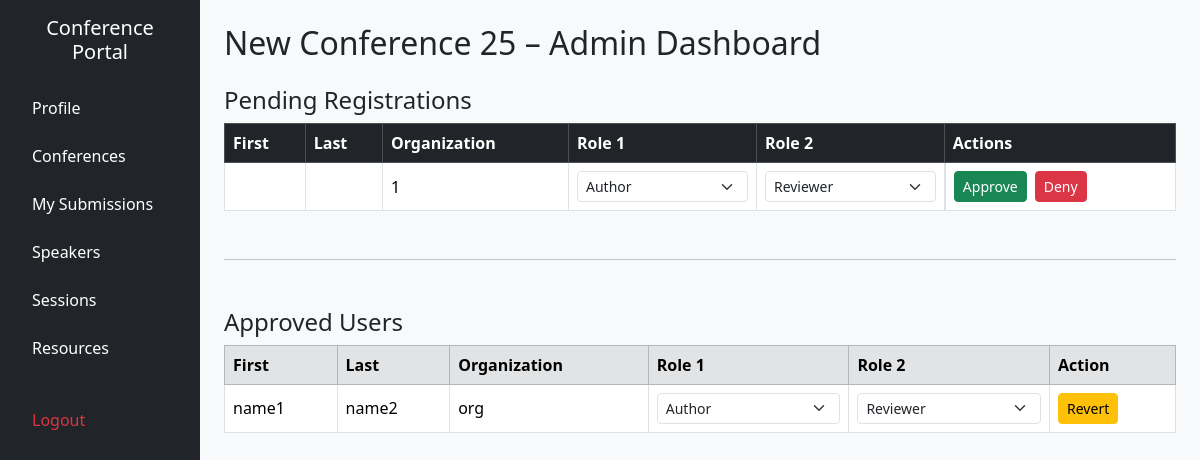
/conference/new-conference-25/admin-dashboard/ (signed in), run on an earlier commit of the app's database.
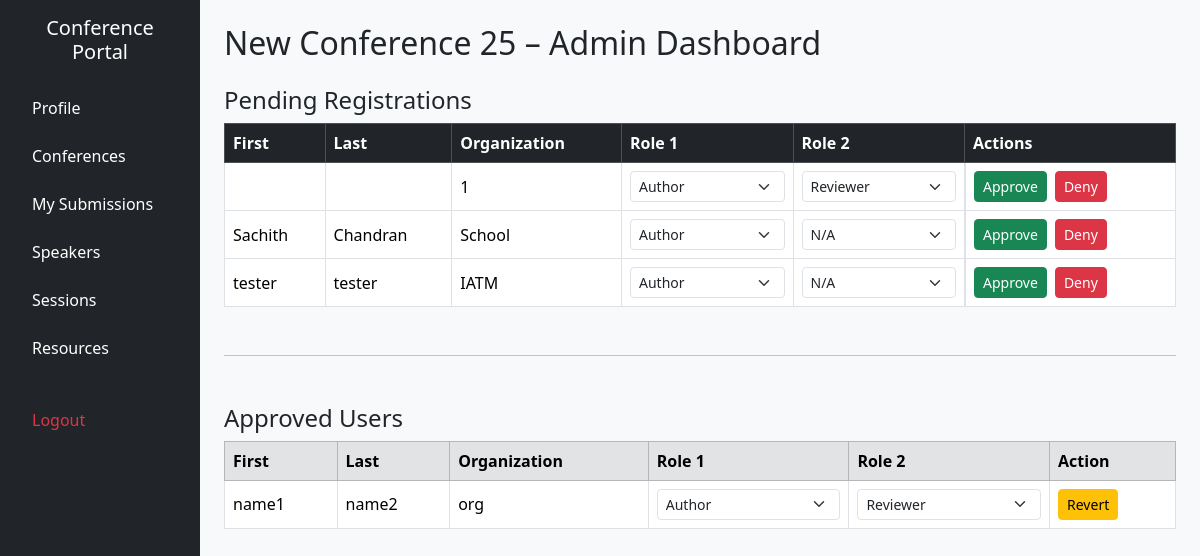
And on a later commit of the database.
### membership/models.py (models this page shows, shortened)
class Membership(models.Model):
    user = models.ForeignKey(CustomUser, on_delete=models.CASCADE, related_name='memberships')
    conference = models.ForeignKey(Conference, on_delete=models.CASCADE, related_name='memberships')
    role1 = models.CharField(max_length=50, choices=Role.choices, default=Role.AUTHOR)
    role2 = models.CharField(max_length=50, choices=Role.choices, default=Role.NA)
    is_paid = models.BooleanField(default=False)
    status = models.CharField(max_length=50, choices=Status.choices, default=Status.PENDING)
    created_at = models.DateTimeField(auto_now_add=True)
    class Meta:
        unique_together = ('user', 'conference')

### accounts/models.py (models this page shows)
class CustomUser(AbstractUser):
    username = None
    email = models.EmailField(max_length=100, unique=True)
    USERNAME_FIELD = 'email'
    first_name = models.CharField(max_length=150, blank=False)
    last_name = models.CharField(max_length=150, blank=False)
    country = models.CharField(max_length=150, blank = False)
    organization = models.CharField(max_length=150, blank=False)
    phone = models.CharField(max_length=15, blank=False)
    occupation = models.CharField(max_length=50, choices=Occupation.choices, default=Occupation.STUDENT_UNDERGRADUATE)
    iatm_membership = models.BooleanField(default=False)
    REQUIRED_FIELDS = ['first_name', 'last_name', 'country', 'organization', 'phone', 'occupation']
    objects = CustomUserManager()

### membership/views.py (the view, shortened to what this page needs)
# urls.py: path('<slug:slug>/admin-dashboard/', admin_conference_dashboard_view, name='admin_conference_dashboard'),
@staff_member_required
def admin_conference_dashboard_view(request, slug):
    conference = get_object_or_404(Conference, slug=slug)
    memberships = Membership.objects.filter(conference=conference).select_related('user').exclude(user__is_staff=True)
    pending = memberships.filter(status=Status.PENDING)
    accepted = memberships.filter(status=Status.ACCEPTED)
    return render(request, 'conference/admin_dashboard.html', {
        'conference': conference,
        'pending_memberships': pending,
        'accepted_memberships': accepted,
        'Role': Role,
    })

### conference/templates/conference/admin_dashboard.html (shortened to what this page needs)
{% extends "dashboard.html" %}
{% load static %}
{% block content %}
<h2>{{ conference.conference_name }} – Admin Dashboard</h2>
<div class="d-none d-md-block">
  <h4 class="mt-4">Pending Registrations</h4>
  <table class="table table-bordered align-middle table-hover">
    <thead class="table-dark">
      <tr>
        <th>First</th>
        <th>Last</th>
        <th>Organization</th>
        <th>Role 1</th>
        <th>Role 2</th>
        <th>Actions</th>
      </tr>
    </thead>
    <tbody>
      {% for member in pending_memberships %}
      <tr>
        <form method="POST">
          <td>{{ member.user.first_name }}</td>
          <td>{{ member.user.last_name }}</td>
          <td>{{ member.user.organization }}</td>
          <td>
            <select name="role1" class="form-select form-select-sm">
              {% for key, label in Role.choices %}
              <option value="{{ key }}" {% if member.role1 == key %}selected{% endif %}>{{ label }}</option>
              {% endfor %}
            </select>
          </td>
          <td>
            <select name="role2" class="form-select form-select-sm">
              {% for key, label in Role.choices %}
              <option value="{{ key }}" {% if member.role2 == key %}selected{% endif %}>{{ label }}</option>
              {% endfor %}
            </select>
          </td>
          <td class="d-flex gap-2">
            <button name="action" value="approve" class="btn btn-success btn-sm">Approve</button>
            <button name="action" value="deny" class="btn btn-danger btn-sm">Deny</button>
          </td>
        </form>
      </tr>
      {% empty %}
      <tr><td colspan="6" class="text-center">No pending users.</td></tr>
      {% endfor %}
    </tbody>
  </table>
</div>
<hr class="my-5">
<div class="d-none d-md-block">
  <h4 class="mt-4">Approved Users</h4>
  <table class="table table-bordered align-middle table-hover">
    <thead class="table-secondary">
      <tr>
        <th>First</th>
        <th>Last</th>
        <th>Organization</th>
        <th>Role 1</th>
        <th>Role 2</th>
        <th>Action</th>
      </tr>
    </thead>
    <tbody>
      {% for member in accepted_memberships %}
      <tr>
        <form method="POST">
          <td>{{ member.user.first_name }}</td>
          <td>{{ member.user.last_name }}</td>
          <td>{{ member.user.organization }}</td>
          <td>
            <select name="role1" class="form-select form-select-sm">
              {% for key, label in Role.choices %}
              <option value="{{ key }}" {% if member.role1 == key %}selected{% endif %}>{{ label }}</option>
              {% endfor %}
            </select>
          </td>
          <td>
            <select name="role2" class="form-select form-select-sm">
              {% for key, label in Role.choices %}
              <option value="{{ key }}" {% if member.role2 == key %}selected{% endif %}>{{ label }}</option>
              {% endfor %}
            </select>
          </td>
          <td>
            <button name="action" value="revert" class="btn btn-warning btn-sm">Revert</button>
          </td>
        </form>
      </tr>
      {% empty %}
      <tr><td colspan="6" class="text-center">No approved users.</td></tr>
      {% endfor %}
    </tbody>
  </table>
</div>
{% endblock %}

What changed in the data, as far as the page shows it:
added Membership: user.first_name "Sachith", user.last_name "Chandran", user.organization "School", role1 "Author", role2 "N/A", shown under "Pending Registrations"
added Membership: user.first_name "tester", user.last_name "tester", user.organization "IATM", role1 "Author", role2 "N/A", shown under "Pending Registrations"
